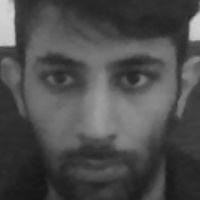
#> input picture Face-Recognition-master/ocv/Unlock-Application-master/faces/ms/23.jpg, 200 x 200 px, given in place of the camera
$ jupyter execute --allow-errors 'Face Recognition – Unlock Your Computer With Your Face! - Copy.ipynb'   (shell and % lines are left out)   (text cells are left out)
#> lines starting #> are read from the running program, lines starting #| are printed output that depends on the picture
[cell 1]
import cv2
import numpy as np

# Load HAAR face classifier
face_classifier = cv2.CascadeClassifier('./Haarcascades/haarcascade_frontalface_default.xml')

# Load functions
def face_extractor(img):
    # Function detects faces and returns the cropped face
    # If no face detected, it returns the input image

    gray = cv2.cvtColor(img,cv2.COLOR_BGR2GRAY)
    faces = face_classifier.detectMultiScale(gray, 1.3, 5)

    if faces is ():
        return None

    # Crop all faces found
    else:
        for (x,y,w,h) in faces:
            cropped_face = img[y:y+h, x:x+w]

        return cropped_face

# Initialize Webcam
cap = cv2.VideoCapture(0)
count = 0

# Collect 100 samples of your face from webcam input
while True:

    ret, frame = cap.read()
#> frame is the input picture: shape (200, 200, 3); min 22, max 211, mean 76.7
    if face_extractor(frame) is not None:
#> in face_extractor, `faces = face_classifier.detectMultiScale(gray, 1.3, 5)`: faces = ()
        count += 1
        face = cv2.resize(face_extractor(frame), (200, 200))
        face = cv2.cvtColor(face, cv2.COLOR_BGR2GRAY)

        # Save file in specified directory with unique name
        file_name_path = './faces/ms/' + str(count) + '.jpg'
        cv2.imwrite(file_name_path, face)

        # Put count on images and display live count
        cv2.putText(face, str(count), (50, 50), cv2.FONT_HERSHEY_COMPLEX, 1, (0,255,0), 2)
        cv2.imshow('Face Cropper', face)

    else:
        print("Face not found")
        pass

    if cv2.waitKey(1) == 13 or count == 100: #13 is the Enter Key
#> (key Esc is pressed here)
        break

cap.release()
cv2.destroyAllWindows()
print("Collecting Samples Complete")

[cell 2]
import cv2
import numpy as np
from os import listdir
from os.path import isfile, join

# Get the training data we previously made
data_path = './faces/ms/'
onlyfiles = [f for f in listdir(data_path) if isfile(join(data_path, f))]

# Create arrays for training data and labels
Training_Data, Labels = [], []

# Open training images in our datapath
# Create a numpy array for training data
for i, files in enumerate(onlyfiles):
    image_path = data_path + onlyfiles[i]
    images = cv2.imread(image_path, cv2.IMREAD_GRAYSCALE)
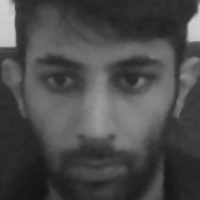
#> input picture Face-Recognition-master/ocv/Unlock-Application-master/faces/ms/13.jpg, 200 x 200 px
#> images is the input picture: shape (200, 200); min 20, max 210, mean 74.4
    Training_Data.append(np.asarray(images, dtype=np.uint8))
    Labels.append(i)

# Create a numpy array for both training data and labels
Labels = np.asarray(Labels, dtype=np.int32)

# Initialize facial recognizer
model = cv2.face.LBPHFaceRecognizer_create()

# NOTE: For OpenCV 3.0 use cv2.face.createLBPHFaceRecognizer()

# Let's train our model
model.train(np.asarray(Training_Data), np.asarray(Labels))
print("Model trained sucessefully")

[cell 3]
import cv2
import numpy as np


face_classifier = cv2.CascadeClassifier('Haarcascades/haarcascade_frontalface_default.xml')

def face_detector(img, size=0.5):

    # Convert image to grayscale
#> called with size = 0.5
    gray = cv2.cvtColor(img,cv2.COLOR_BGR2GRAY)
    faces = face_classifier.detectMultiScale(gray, 1.3, 5)
#> faces = ()
    if faces is ():
        return img, []

    for (x,y,w,h) in faces:
        cv2.rectangle(img,(x,y),(x+w,y+h),(0,255,255),2)
        roi = img[y:y+h, x:x+w]
        roi = cv2.resize(roi, (200, 200))
    return img, roi


# Open Webcam
cap = cv2.VideoCapture(0)

while True:

    ret, frame = cap.read()

    image, face = face_detector(frame)
#> face = []

    try:
        face = cv2.cvtColor(face, cv2.COLOR_BGR2GRAY)

        # Pass face to prediction model
        # "results" comprises of a tuple containing the label and the confidence value
        results = model.predict(face)

        if results[1] < 500:
            confidence = int( 100 * (1 - (results[1])/400) )
            display_string = str(confidence) + '% Confident it is User'

        cv2.putText(image, display_string, (100, 120), cv2.FONT_HERSHEY_COMPLEX, 1, (255,120,150), 2)

        if confidence > 75:
            cv2.putText(image, "Unlocked", (250, 450), cv2.FONT_HERSHEY_COMPLEX, 1, (0,255,0), 2)
            cv2.imshow('Face Recognition', image )
        else:
            cv2.putText(image, "Locked", (250, 450), cv2.FONT_HERSHEY_COMPLEX, 1, (0,0,255), 2)
            cv2.imshow('Face Recognition', image )

    except:
        cv2.putText(image, "No Face Found", (220, 120) , cv2.FONT_HERSHEY_COMPLEX, 1, (0,0,255), 2)
        cv2.putText(image, "Locked", (250, 450), cv2.FONT_HERSHEY_COMPLEX, 1, (0,0,255), 2)
        cv2.imshow('Face Recognition', image )
        pass

    if cv2.waitKey(1) == 13: #13 is the Enter Key
#> (key Esc is pressed here)
        break

cap.release()
cv2.destroyAllWindows()

[cell 4]
import pandas as pd

[cell 5]
cv2.imshow()

[cell 6]
import cv2
import numpy as np
import time

# Load HAAR face classifier
face_classifier = cv2.CascadeClassifier('Haarcascades/haarcascade_frontalface_default.xml')

# Load functions
def face_extractor(img):
    # Function detects faces and returns the cropped face
    # If no face detected, it returns the input image

    gray = cv2.cvtColor(img,cv2.COLOR_BGR2GRAY)
    faces = face_classifier.detectMultiScale(gray, 1.3, 5)
#> faces = ()

    if faces is ():
        return None

    # Crop all faces found
    for (x,y,w,h) in faces:
        cropped_face = img[y:y+h, x:x+w]

    return cropped_face

# Initialize Webcam
cap = cv2.VideoCapture(0)
count = 0
lst=[]
start_time=time.time()
elapsed_time=time.time()
# Collect 100 samples of your face from webcam input
while True:

    ret, frame = cap.read()
    if face_extractor(frame) is not None:
        start_time = time.time()
        face = cv2.resize(face_extractor(frame), (200, 200))
        face = cv2.cvtColor(face, cv2.COLOR_BGR2GRAY)

        # Put count on images and display live count
        cv2.putText(face, str(time.clock()), (50, 50), cv2.FONT_HERSHEY_COMPLEX, 1, (0,255,0), 2)
        cv2.imshow('Face Cropper', face)

    else:

        print("Face not found")
        elapsed_time = time.time() - start_time
        lst.append(elapsed_time)
        seconds=0
        time.sleep(1)
        pass

    if cv2.waitKey(1) == 13: #13 is the Enter Key

#> (key Esc is pressed here)
        break

cap.release()
cv2.destroyAllWindows()
print("Collecting Samples Complete")

[cell 7]
lst

[cell 8]
import matplotlib.pyplot as plt

[cell 9]
import matplotlib.pyplot as plt
plt.hist(lst,bins=20,)
plt.show()
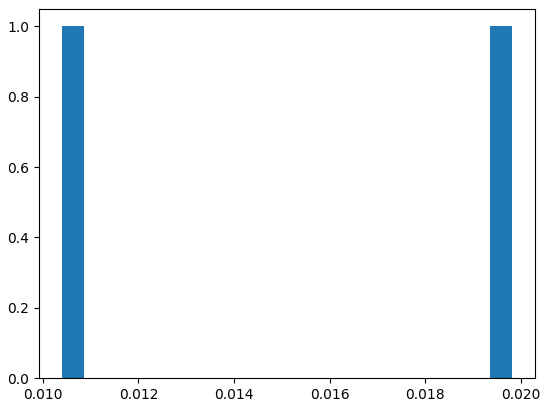
#> figure drawn by matplotlib, 1 panel
